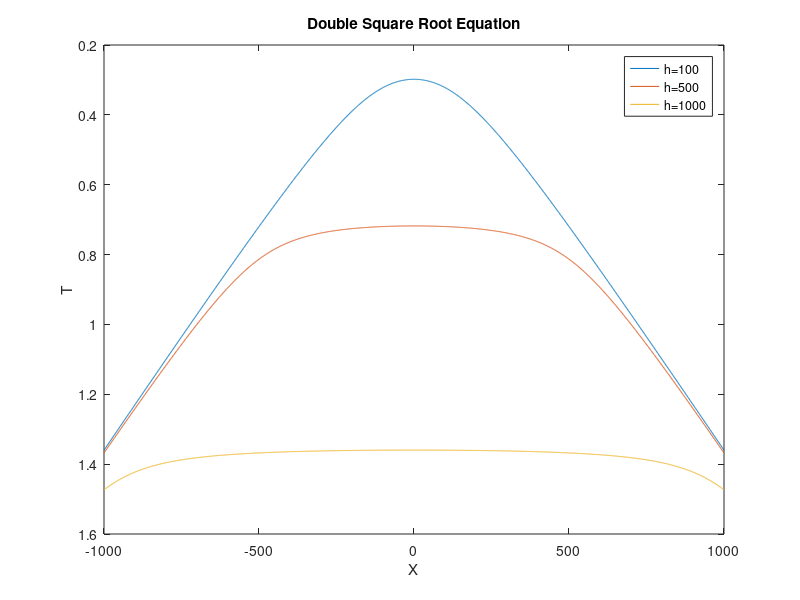

Source code (MATLAB): (Note: this script raises an error after producing the figure.)
x=-1000:1000;
h=100;
z=100;
v=1500;
t0=2*z/v;
h=100;t1=sqrt(t0^2+((x+h)/v).^2)+sqrt(t0^2+((x-h)/v).^2);
h=500;t2=sqrt(t0^2+((x+h)/v).^2)+sqrt(t0^2+((x-h)/v).^2);
h=1000;t3=sqrt(t0^2+((x+h)/v).^2)+sqrt(t0^2+((x-h)/v).^2);



plot(t1,x,t2,x,t3,x);view(90,90);legend('h=100','h=500','h=1000');xlabel('T');ylabel('X');title('Double Square Root Equation');
prepfig
